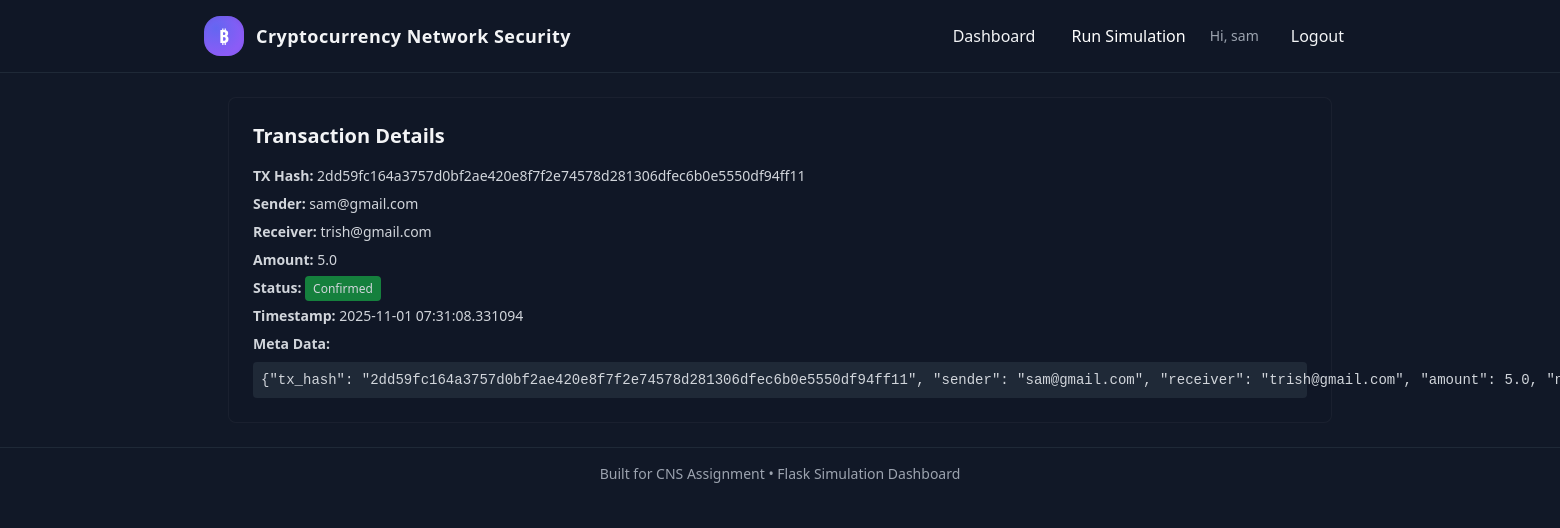
Screenshot of /tx/2 (signed in) with the database file from the repository.
### models.py (models this page shows, shortened)
class User(UserMixin, db.Model):
    id = db.Column(db.Integer, primary_key=True)
    name = db.Column(db.String(120), nullable=False)
    email = db.Column(db.String(120), unique=True, nullable=False)
    password_hash = db.Column(db.String(256), nullable=False)
    created_at = db.Column(db.DateTime, default=datetime.utcnow)
    stake = db.Column(db.Float, default=0.0)

class Transaction(db.Model):
    id = db.Column(db.Integer, primary_key=True)
    tx_hash = db.Column(db.String(128), unique=True, nullable=False)
    sender = db.Column(db.String(120), nullable=False)
    receiver = db.Column(db.String(120), nullable=False)
    amount = db.Column(db.Float, nullable=False)
    timestamp = db.Column(db.DateTime, default=datetime.utcnow)
    confirmed = db.Column(db.Boolean, default=False)
    meta = db.Column(db.Text, default='{}')

### routes.py (the view)
@app.route('/tx/<int:tx_id>')
@login_required
def view_tx(tx_id):
    tx = Transaction.query.get_or_404(tx_id)
    return render_template('transaction.html', tx=tx)

### routes.py (called while the page is built)
@login_manager.user_loader
def load_user(user_id):
    return User.query.get(int(user_id))

### templates/transaction.html (shortened to what this page needs)
{% extends 'base.html' %}
{% block content %}
<div class="card p-6 rounded-lg">
  <h2 class="text-xl font-semibold mb-4">Transaction Details</h2>
  <div class="text-sm text-gray-300 space-y-2">
    <div><strong>TX Hash:</strong> {{ tx.tx_hash }}</div>
    <div><strong>Sender:</strong> {{ tx.sender }}</div>
    <div><strong>Receiver:</strong> {{ tx.receiver }}</div>
    <div><strong>Amount:</strong> {{ tx.amount }}</div>
    <div><strong>Status:</strong>
      {% if tx.confirmed %}
      <span class="bg-green-700 px-2 py-1 rounded text-xs">Confirmed</span>
      {% else %}
      <span class="bg-yellow-700 px-2 py-1 rounded text-xs">Pending</span>
      {% endif %}
    </div>
    <div><strong>Timestamp:</strong> {{ tx.timestamp }}</div>
    <div><strong>Meta Data:</strong></div>
    <pre class="mono bg-gray-800 p-2 rounded">{{ tx.meta }}</pre>
  </div>
</div>
{% endblock %}

### templates/base.html (shortened to what this page needs)
<!doctype html>
<html lang="en">
  <head>
    <script src="https://cdn.tailwindcss.com"></script>
  </head>
  <body class="bg-gray-900 text-gray-100 min-h-screen">
    <nav class="p-4 border-b border-gray-800 backdrop-blur-md bg-gray-900/80">
      <div class="max-w-6xl mx-auto flex items-center justify-between">
        <a class="flex items-center gap-3" href="{{ url_for('index') }}">
          <div class="w-10 h-10 rounded-2xl logo-glow flex items-center justify-center font-bold text-lg text-white shadow-inner">₿</div>
          <div class="text-lg font-semibold tracking-wide">Cryptocurrency Network Security</div>
        </a>
        <div class="flex items-center gap-3">
          <a class="px-3 py-2 rounded nav-link" href="{{ url_for('dashboard') }}">Dashboard</a>
          <a class="px-3 py-2 rounded nav-link hover:bg-indigo-500 text-white" href="{{ url_for('index') }}">
            Run Simulation
          </a>
          {% if current_user.is_authenticated %}
            <span class="text-sm text-gray-400 mr-2">Hi, {{ current_user.name }}</span>
            <a class="px-3 py-2 rounded nav-link" href="{{ url_for('logout') }}">Logout</a>
          {% else %}
            <a class="px-3 py-2 rounded nav-link" href="{{ url_for('login') }}">Login</a>
            <a class="px-3 py-2 rounded nav-link" href="{{ url_for('register') }}">Register</a>
          {% endif %}
        </div>
      </div>
    </nav>
    <main class="max-w-6xl mx-auto p-6">
      {% block content %}{% endblock %}
    </main>
    <footer class="text-sm text-gray-400 p-4 border-t border-gray-800 text-center">
      Built for CNS Assignment • Flask Simulation Dashboard
    </footer>
  </body>
</html>

### templates/base.html (style rules this page uses)
.card { background-color: rgba(17,24,39,0.6); border: 1px solid rgba(255,255,255,0.04); }
.mono { font-family: ui-monospace, SFMono-Regular, Menlo, Monaco, "Roboto Mono", monospace; }
.logo-glow { background: radial-gradient(circle at 30% 30%, #6366f1 0%, #8b5cf6 70%); box-shadow: 0 0 20px rgba(99,102,241,0.5); }

### rows the page displays
User: name "sam"
Transaction: tx_hash "2dd59fc164a3757d0bf2ae420e8f7f2e74578d281306dfec6b0e5550df94ff11", sender "sam@gmail.com", receiver "trish@gmail.com", amount "5.0", timestamp "2025-11-01 07:31:08.331094", meta "{\"tx_hash\": \"2dd59fc164a3757d0bf2ae420e8f7f2e74578d281306dfec6b0e5550df94ff11\", \"sender\": \"sam@gmail.com\", \"receiver\": \"trish@gmail.com\", \"amount\": 5.0,…"
